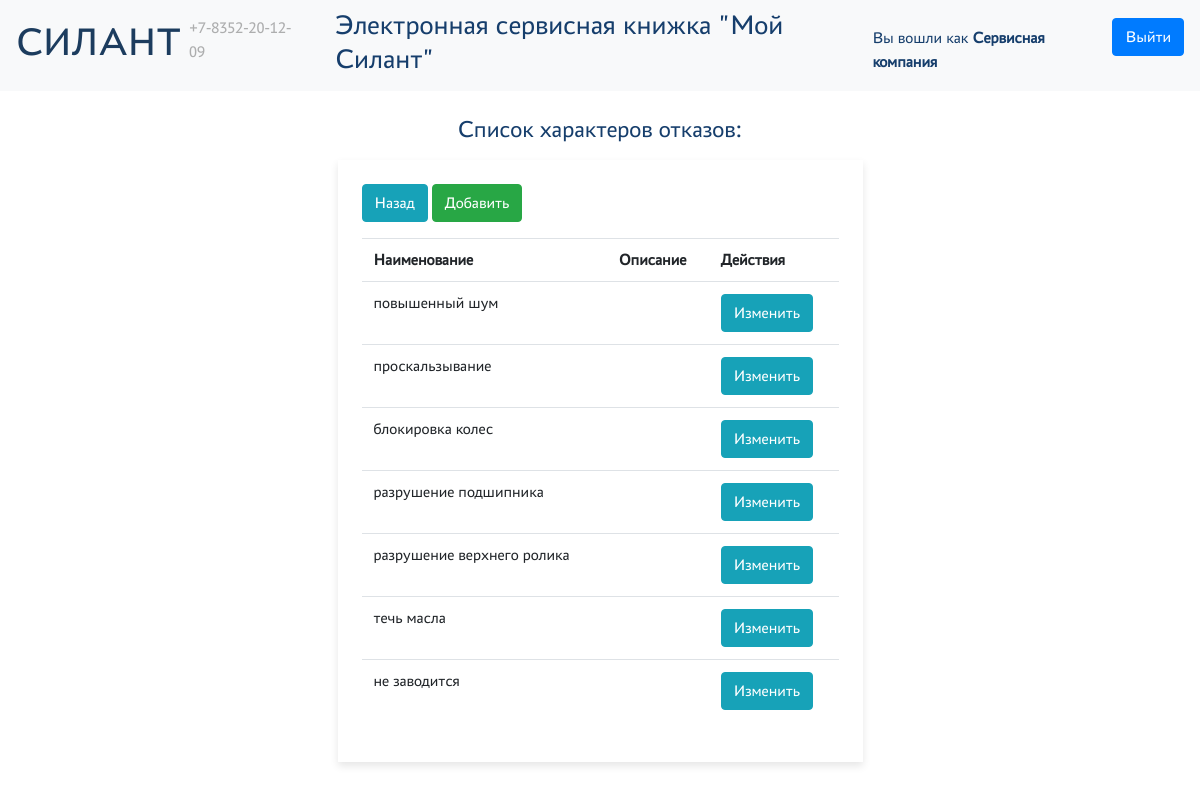
The app's page /lookups/denial_types (signed in) with its own data.
### main/models.py (models this page shows, shortened)
class DenialType(models.Model):
    name = models.CharField("Название", max_length=255)
    description = models.TextField("Описание")
    class Meta:
        verbose_name = 'Характер отказа'
        verbose_name_plural = 'Характеры отказов'

### main/views.py (the view)
# urls.py: path('lookups/denial_types', views.DenialTypeListView.as_view(), name="denial-type-company-list"),
class DenialTypeListView(PermissionRequiredMixin, ListView):
    permission_required = 'main.view_denial_type'
    model = models.DenialType
    queryset = models.DenialType.objects.all()
    template_name = 'main/lookups/denial_types/list.html'
    context_object_name = 'denial_types'

### authentication/models.py (called while the page is built)
    def has_perm(self, perm, obj=None):
        return True

### main/templatetags/custom_tags.py (called while the page is built)
@register.filter(name='has_group')
def has_group(user, group_name):
    group = Group.objects.get(name=group_name)
    return True if group in user.groups.all() else False

### templates/main/lookups/denial_types/list.html
{% extends 'base.html' %}
{% load custom_tags %}
{% block content %}
    <h4 class="text-center mt-4">Список характеров отказов:</h4>
    <div class="col-12 col-md-6 offset-md-3 mt-3">
        <div class="card-new p-4">
            <a href="/lookups" class="btn btn-info mb-3">Назад</a>
            <a href="/lookups/denial_types/new" class="btn btn-success mb-3">Добавить</a>
            <table class="table table-hover">
                <tr>
                    <th>Наименование</th>
                    <th>Описание</th>
                    <th>Действия</th>
                </tr>
                {% for denial_type in denial_types %}
                    <tr>
                        <td>{{ denial_type.name }}</td>
                        <td>{{ denial_type.description }}</td>
                        <td><a href="/lookups/denial_types/edit/{{ denial_type.pk }}" class="btn btn-info">Изменить</a></td>
                    </tr>
                {% endfor %}
            </table>
        </div>
    </div>
{% endblock content %}

### static/css/style.css (style rules this page uses)
:root { --silant_black: #163E6C; --silant_red: #D20A11; --silant_beige: #EBE6D6; --silant_grey: #6c757d; --silant_light_grey: #e6e6e6; --silant_cell_grey: #f3f3f3; }
html { font-family: "PT-Astra-Sans_Regular" !important; line-height: 1.5; -webkit-text-size-adjust: 100%; -ms-text-size-adjust: 100%; -moz-text-size-adjust: 100%; -ms-overflow-style: scrollbar; -webkit-tap-highlight-color: rgba(0, 0, 0, 0); }
body { font-family: "PT-Astra-Sans_Regular" !important; height: 100%; font-weight: 400; line-height: 1.5; color: var(--silant_black); }
.card-new { background-color: white; box-shadow: 0 4px 8px rgba(0, 0, 0, 0.1); }

### records on screen
DenialType: name "повышенный шум"
DenialType: name "проскальзывание"
DenialType: name "блокировка колес"
DenialType: name "разрушение подшипника"
DenialType: name "разрушение верхнего ролика"
DenialType: name "течь масла"
DenialType: name "не заводится"
